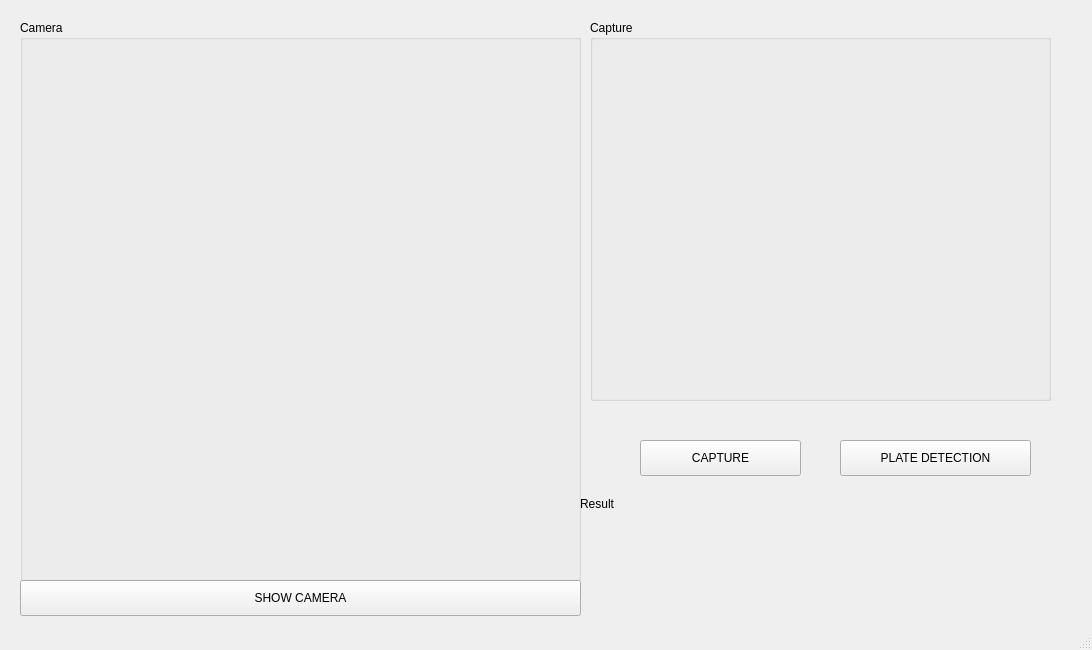
<?xml version="1.0" encoding="UTF-8"?>
<ui version="4.0">
 <class>MainWindow</class>
 <widget class="QMainWindow" name="MainWindow">
  <property name="geometry">
   <rect>
    <x>0</x>
    <y>0</y>
    <width>1092</width>
    <height>650</height>
   </rect>
  </property>
  <property name="windowTitle">
   <string>Plate Number Detection</string>
  </property>
  <widget class="QWidget" name="centralwidget">
   <widget class="QGroupBox" name="groupBox">
    <property name="geometry">
     <rect>
      <x>20</x>
      <y>20</y>
      <width>561</width>
      <height>561</height>
     </rect>
    </property>
    <property name="title">
     <string>Camera</string>
    </property>
    <widget class="QLabel" name="label_3">
     <property name="geometry">
      <rect>
       <x>0</x>
       <y>30</y>
       <width>551</width>
       <height>511</height>
      </rect>
     </property>
     <property name="text">
      <string/>
     </property>
    </widget>
   </widget>
   <widget class="QGroupBox" name="groupBox_2">
    <property name="geometry">
     <rect>
      <x>590</x>
      <y>20</y>
      <width>461</width>
      <height>381</height>
     </rect>
    </property>
    <property name="title">
     <string>Capture</string>
    </property>
    <widget class="QLabel" name="label_4">
     <property name="geometry">
      <rect>
       <x>0</x>
       <y>30</y>
       <width>461</width>
       <height>371</height>
      </rect>
     </property>
     <property name="text">
      <string/>
     </property>
    </widget>
   </widget>
   <widget class="QPushButton" name="pushButton">
    <property name="geometry">
     <rect>
      <x>20</x>
      <y>580</y>
      <width>561</width>
      <height>36</height>
     </rect>
    </property>
    <property name="text">
     <string>SHOW CAMERA</string>
    </property>
   </widget>
   <widget class="QPushButton" name="pushButton_2">
    <property name="geometry">
     <rect>
      <x>640</x>
      <y>440</y>
      <width>161</width>
      <height>36</height>
     </rect>
    </property>
    <property name="text">
     <string>CAPTURE</string>
    </property>
   </widget>
   <widget class="QLabel" name="label">
    <property name="geometry">
     <rect>
      <x>580</x>
      <y>490</y>
      <width>90</width>
      <height>28</height>
     </rect>
    </property>
    <property name="text">
     <string>Result</string>
    </property>
   </widget>
   <widget class="QLabel" name="label_2">
    <property name="geometry">
     <rect>
      <x>640</x>
      <y>530</y>
      <width>371</width>
      <height>61</height>
     </rect>
    </property>
    <property name="midLineWidth">
     <number>5</number>
    </property>
    <property name="text">
     <string/>
    </property>
    <property name="alignment">
     <set>Qt::AlignCenter</set>
    </property>
   </widget>
   <widget class="QPushButton" name="pushButton_3">
    <property name="geometry">
     <rect>
      <x>840</x>
      <y>440</y>
      <width>191</width>
      <height>36</height>
     </rect>
    </property>
    <property name="text">
     <string>PLATE DETECTION</string>
    </property>
   </widget>
  </widget>
  <widget class="QStatusBar" name="statusbar"/>
 </widget>
 <resources/>
 <connections/>
</ui>
